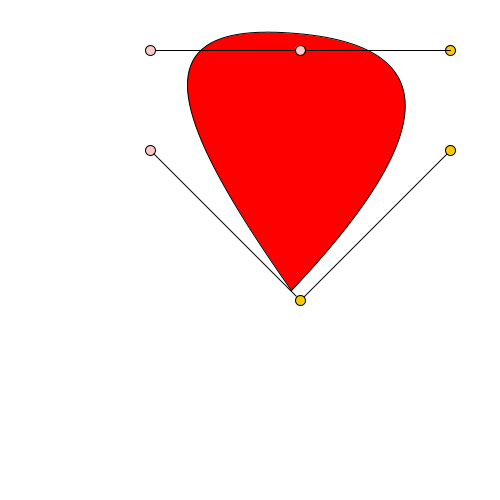
Frame 1 (no input)
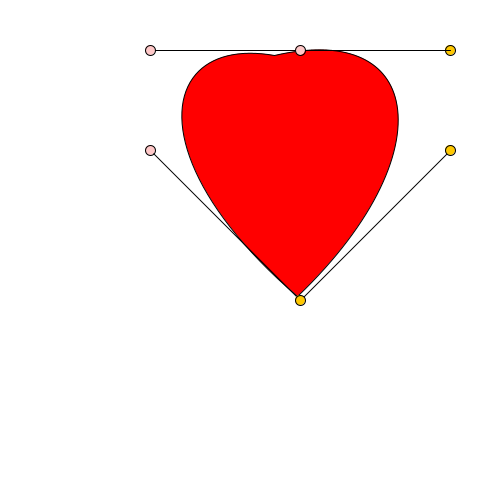
Frame 60 (the mouse pressed at the canvas centre just before this capture)
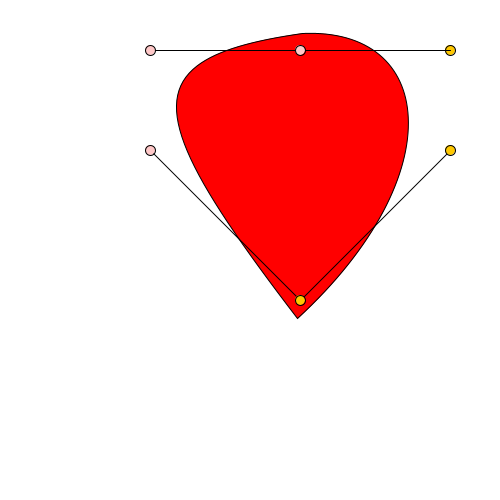
Frame 120 (the mouse held since frame 60 and released just before this capture)

The Processing sketch that drew these frames (run headless with seeded random() and noise(); from frame 60 on, the mouse is pressed at the canvas centre):

// Processing sketch: processing_185568
// ── processing_185568.pde

pointCir[] _pointArr = {};
int _pointNum = 2;
int nowBallNum = -1;
boolean ballView = true;
void setup(){
  size(500,500);
  getPoint();
}

void draw(){
  background(255);

  fill(255,0,0);
  beginShape();
  PVector[][] NV = new PVector[_pointNum][3];
  for(int i = 0;i < _pointNum; i++){
  NV[i] = _pointArr[i].Noise();
  }
  vertex(_pointArr[_pointNum-1].v[2].x - NV[_pointNum-1][2].x,_pointArr[_pointNum-1].v[2].y - NV[_pointNum-1][2].y);
  for(int i = 0;i < _pointNum; i++){
    bezierVertex(_pointArr[i].v[0].x - NV[i][0].x,_pointArr[i].v[0].y - NV[i][0].y,_pointArr[i].v[1].x - NV[i][1].x,_pointArr[i].v[1].y - NV[i][1].y,_pointArr[i].v[2].x - NV[i][2].x,_pointArr[i].v[2].y - NV[i][2].y);
  }
  endShape();
  if(ballView){
    for(int i=0; i<_pointNum; i++){
      int i2 = i+1;
      if(i2>_pointNum-1){
        i2 = 0;
      }
       line(_pointArr[i].v[2].x,_pointArr[i].v[2].y,_pointArr[i2].v[0].x,_pointArr[i2].v[0].y);
       line(_pointArr[i].v[1].x,_pointArr[i].v[1].y,_pointArr[i].v[2].x,_pointArr[i].v[2].y);
      _pointArr[i].drawPoint(color(255,200,200*i));
    }
  }
}

void mouseDragged(){
  if(nowBallNum==-1){
    for(int i=_pointNum-1;i>=0; i--){
      _pointArr[i].research();
      if(_pointArr[i].ballSel>-1){
        _pointArr[i].pointDrag();
        nowBallNum = i;
        return;
      }
    }
  }else{
    _pointArr[nowBallNum].pointDrag();
  }
}

void mouseReleased(){
  if(nowBallNum>-1){
    println(" point["+nowBallNum+","+_pointArr[nowBallNum].ballSel+"]"+"(x,y) = "+"("+int(_pointArr[nowBallNum].v[_pointArr[nowBallNum].ballSel].x)+","+int(_pointArr[nowBallNum].v[_pointArr[nowBallNum].ballSel].y)+")");
    _pointArr[nowBallNum].ballSel = -1;
    nowBallNum = -1;
  }
}

void keyPressed(){
  if(key == ' '){
    ballView = !ballView;
  }
  if(key == '1'){
    pointCir thispoint = new pointCir(450, 50, 450, 150, 300, 300);
    _pointArr = (pointCir[])append(_pointArr, thispoint);
    _pointNum++;
    
  }
  
}

void getPoint() {
    pointCir thispoint = new pointCir(450, 50, 450, 150, 300, 300);
    _pointArr = (pointCir[])append(_pointArr, thispoint);
    pointCir thispoint2 = new pointCir(150, 150, 150, 50, 300, 50);
    _pointArr = (pointCir[])append(_pointArr, thispoint2);
}

class pointCir{
  
  PVector[] v = new PVector[3];
  int ballSel = -1;
  float noiseFactor = random(1,5);
  float noiseStep = 0.02;
  PVector[] nv = new PVector[3];
  
  pointCir(int x1, int y1, int x2, int y2, int x3, int y3){
     v[0] = new PVector(x1, y1);
     v[1] = new PVector(x2, y2);
     v[2] = new PVector(x3, y3);
     nv[0] = new PVector(x1, y1);
     nv[1] = new PVector(x1, y1);
     nv[2] = new PVector(x1, y1);
  }
  
  void drawPoint(color cl){
    for(int i = 0; i<v.length; i++){
      fill(cl);
      ellipse(v[i].x, v[i].y, 10, 10);
    }
  }
  
  void research(){
    if(ballSel == -1){
      for(int i=0; i<v.length; i++){
        if(dist(mouseX,mouseY,int(v[i].x),int(v[i].y))<10){
          ballSel = i;
        }
      }
    }
  }
  void pointDrag(){
      if(ballSel>-1){
        v[ballSel].x=mouseX;
        v[ballSel].y=mouseY;
        if(mouseX<0){v[ballSel].x=0;}
        if(mouseY<0){v[ballSel].y=0;}
        if(mouseX>width){v[ballSel].x=width;}
        if(mouseY>height){v[ballSel].y=height;}
     }
   }
   
   PVector[] Noise(){
     noiseFactor+=noiseStep;
     nv[0].x = (0.5-noise(noiseFactor))*100;
     nv[0].y = (0.5-noise(noiseFactor+20))*100;
     nv[1].x = (0.5-noise(noiseFactor+30))*100;
     nv[1].y = (0.5-noise(noiseFactor+40))*100;
     nv[2].x = (0.5-noise(noiseFactor+50))*100;
     nv[2].y = (0.5-noise(noiseFactor+60))*100;
     return nv;
   }
}
